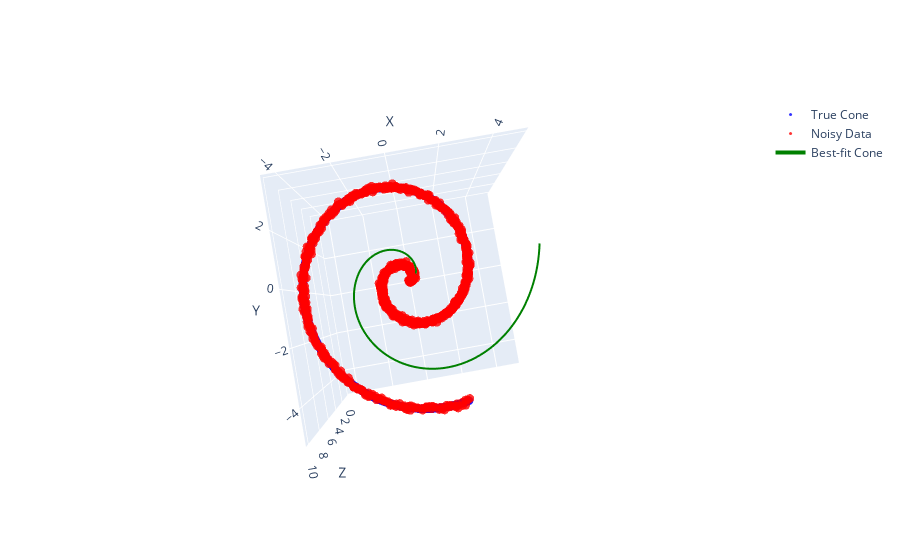

The code cell stored with this chart in its notebook:
### Code cell
#Plotting the plots for best fit cone, true cone, noisy cone
best_fit_cone_trace = go.Scatter3d(
    x=best_fit_cone_x,
    y=best_fit_cone_y,
    z=best_fit_cone_z,
    mode='lines',
    line=dict(
        color='green',
        width=4
    ),
    name='Best-fit Cone'
)

cone_trace = go.Scatter3d(
    x=x,
    y=y,
    z=z,
    mode='markers',
    marker=dict(
        color='blue',
        size=3,
        opacity=0.8
    ),
    name='True Cone'
)

noisy_data_trace = go.Scatter3d(
    x=x_new,
    y=y_new,
    z=z_new,
    mode='markers',
    marker=dict(
        color='red',
        size=3,
        opacity=0.8
    ),
    name='Noisy Data'
)

fig = go.Figure(data=[cone_trace, noisy_data_trace, best_fit_cone_trace],
                layout=go.Layout(scene=dict(
                    xaxis=dict(title='X'),
                    yaxis=dict(title='Y'),
                    zaxis=dict(title='Z'),
                    aspectmode='cube'
                )))

fig.show()

### Figure 1 — Plotly figure (JSON) as saved in the notebook; plotly's stock layout.template omitted (floating-point values rounded to 4 significant figures; data arrays with more than 128 entries replaced by an {"elided": "..."} marker saying what was removed)
{"data": [{"marker": {"color": "blue", "opacity": 0.8, "size": 3}, "mode": "markers", "name": "True Cone", "type": "scatter3d", "x": {"elided": "1000 float values"}, "y": {"elided": "1000 float values"}, "z": {"elided": "1000 float values"}}, {"marker": {"color": "red", "opacity": 0.8, "size": 3}, "mode": "markers", "name": "Noisy Data", "type": "scatter3d", "x": {"elided": "1000 float values"}, "y": {"elided": "1000 float values"}, "z": {"elided": "1000 float values"}}, {"line": {"color": "green", "width": 4}, "mode": "lines", "name": "Best-fit Cone", "type": "scatter3d", "x": {"elided": "1000 float values"}, "y": {"elided": "1000 float values"}, "z": {"elided": "1000 float values"}}], "layout": {"autosize": true, "scene": {"aspectmode": "cube", "aspectratio": {"x": 1, "y": 1, "z": 1}, "camera": {"center": {"x": 0, "y": 0, "z": 0}, "eye": {"x": -0.01339, "y": -0.07436, "z": 2.164}, "projection": {"type": "perspective"}, "up": {"x": 0, "y": 0, "z": 1}}, "xaxis": {"title": {"text": "X"}, "type": "linear"}, "yaxis": {"title": {"text": "Y"}, "type": "linear"}, "zaxis": {"title": {"text": "Z"}, "type": "linear"}}}}
